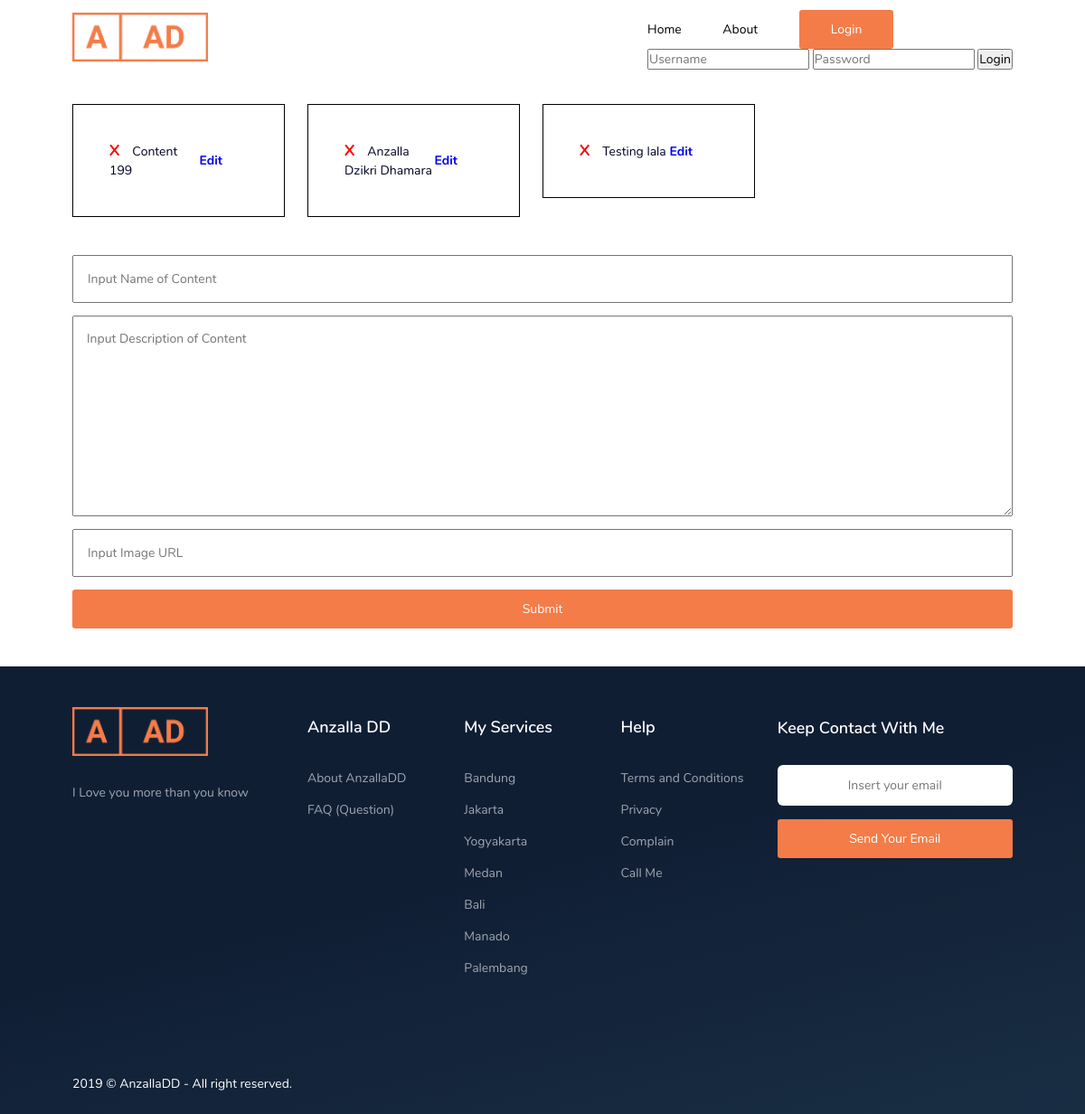
Page /public/admin on the committed database.
### tables this page shows
CREATE TABLE `content` (
  `id` int(10) NOT NULL,
  `name` varchar(100) NOT NULL,
  `img` longtext NOT NULL,
  `description` longtext NOT NULL
);

### app/core/Controller.php (called while the page is built, shortened)
<?php
class Controller {
    public function view($view, $data = []) {
        require_once '../app/views/' . $view . '.php';
    }
    public function model($model) {
        return new $model;
    }
}

### app/controllers/Admin.php (called while the page is built, shortened)
<?php
class Admin extends Controller{
    public function index() {
        $data['judul'] = 'Admin';
        $data['contents'] = $this->model('Content_model')->getContents();
        $this->view('admin/index', $data);
    }
}

### app/core/App.php (called while the page is built, shortened)
<?php
class App {
    protected $method = 'index';
    protected $params = [];
    public function __construct() {
        $this->controller = new $this->controller;
        call_user_func_array([$this->controller, $this->method], $this->params);
    }
}

### public/index.php (called while the page is built, shortened)
<?php
$app = new App;

### app/core/Database.php (called while the page is built, shortened)
<?php
class Database {
    private $host = DB_HOST;
    private $user = DB_USER;
    private $pass = DB_PASS;
    private $db_name = DB_NAME;
    private $data_handler;
    private $statement;
    public function __construct() {
        $source = 'mysql:host=' . $this->host . ';dbname=' . $this->db_name;
        $options = [
            PDO::ATTR_PERSISTENT => true,
            PDO::ATTR_ERRMODE => PDO::ERRMODE_EXCEPTION,
        ];
        try{
            $this->data_handler = new PDO($source, $this->user, $this->pass, $options);
        } catch(PDOException $e) {
            die($e->getMessage());
        }
    }
    public function query($query) {
        $this->statement = $this->data_handler->prepare($query);
    }
    public function execute() {
        $this->statement->execute();
    }
    public function resultSet() {
        $this->execute();
        return $this->statement->fetchAll(PDO::FETCH_ASSOC);
    }
}

### app/models/Content_model.php (called while the page is built, shortened)
<?php
class Content_model {
    private $table = 'content';
    private $db;
    public function __construct() {
        $this->db = new Database;
    }
    public function getContents() {
        $this->db->query('SELECT * FROM ' . $this->table);
        return $this->db->resultSet();
    }
}

### app/views/admin/index.php (the view, shortened to what this page needs)
<div class="container">
    <div class="flex wrap">
       <?php foreach($data['contents'] as $content) :?>
       <div class="flex-xxl-3 flex-xl-3 flex-lg-3 flex-md-6 flex-s-12 mt-2">
        <div class="card flex align-center justify-between">
         <p><span class="mr-1"><a href="<?= BASEURL?>/admin/delete/<?= $content['id']?>">X</a></span><?= $content['name']?></p>
         <a href="<?= BASEURL?>/admin/edit/<?= $content['id']?>" class="mr-2 bold t16">Edit</a>
         </div>
       </div>
      <?php endforeach;?>
    </div>
    <form action="<?= BASEURL?>/admin/tambah" method="post">
    <div class="flex-col mt-3">
        <input type="text" placeholder="Input Name of Content" name="name">
        <textarea name="description" cols="30" rows="10" placeholder="Input Description of Content" class="mt-1"></textarea>
        <input type="text" placeholder="Input Image URL" class="mt-1" name="img">
        <button class="main-btn mt-1" type="submit">Submit</button>
    </div>
    </form>
</div>

### public/css/style.css (style rules this page uses)
*, *::before, *::after { box-sizing: inherit; }
*, body { margin: 0; padding: 0; font-size: 14px; }
html { -moz-osx-font-smoothing: grayscale; -webkit-font-smoothing: antialiased; min-width: 300px; overflow-x: hidden; overflow-y: scroll; text-rendering: optimizeLegibility; -webkit-text-size-adjust: 100%; -moz-text-size-adjust: 100%; -ms-text-size-adjust: 100%; text-size-adjust: 100%; }
.main-btn, .secondary-btn, .btn-success { display: inline-block !important; cursor: pointer; }
:root { --main-color: #F47C48; --black: #010223; --green: #71C046; --grey: #E3E3E3; --dark-grey: #808191; --opa-2: #D2D2D2; --black-foot: #282828; --grey-title: #A8A8B6; --grey-text: #77788F;; }
body, button, input, select, textarea, a, p { text-decoration: none; font-family: Nunito, sans-serif; font-size: 1rem; }
p { line-height: 150%; color: var(--black); font-weight: 400; }
.bold { font-weight: 700; }
.container { margin-left: 100px; margin-right: 100px; }
.main-btn { padding: 12px 35px; border: none; outline: none; color: #fff; background: var(--main-color); border-radius: 3px; }
.mt-1 { margin-top: 1rem; }
.mt-2 { margin-top: 2rem; }
.mt-3 { margin-top: 3rem; }
.mr-1 { margin-right: 1rem; }
.mr-2 { margin-right: 2rem; }

### public/css/magrid.css (style rules this page uses)
.flex { display:-webkit-box;display:-webkit-flex;display:-ms-flexbox;display:flex;flex-direction:row; }
.flex>[class*="flex-"] { padding-left:0px;padding-right:0px; }
.wrap { flex-wrap:wrap; }
.justify-between { justify-content:space-between; }
.align-center { align-items:center; }
.flex-col { display:-webkit-box;display:-webkit-flex;display:-ms-flexbox;display:flex;flex-direction:column; }
@media all and (max-width:1660px) { .container { margin-left:80px;margin-right:80px; } }
@media all and (max-width:1660px) { .flex-xl-3 { -webkit-flex:25%;-ms-flex:25%;flex:25%;max-width:25%; } }

### app/views/admin/index.php (style rules this page uses)
.card { border: 1px solid black; margin-right: 25px; padding: 40px; }
.card span a { color: red; font-weight: bold; cursor: pointer; font-size: 17px; }
form input { padding: 15px; }
form textarea { padding: 15px; }

### rows in the picture
content: name "Content 199"
content: name "Anzalla Dzikri Dhamara"
content: name "Testing lala"
